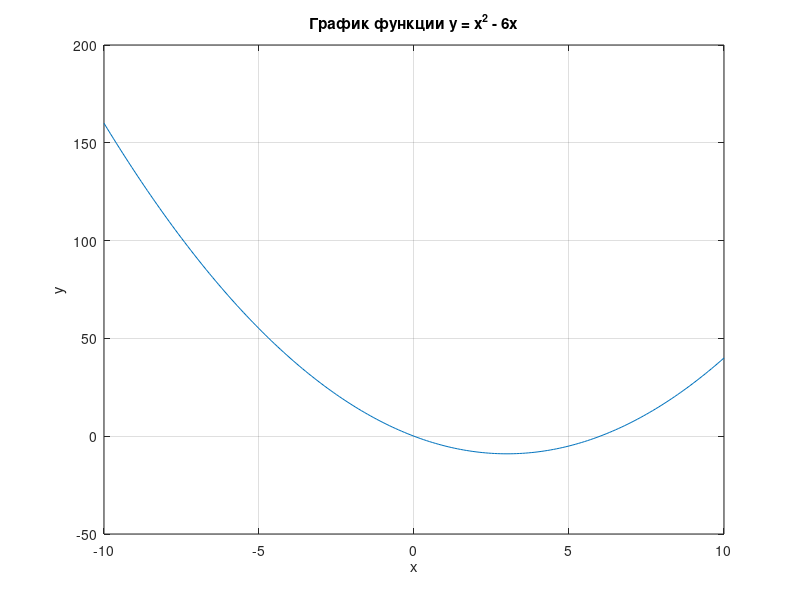

Write the MATLAB code that produced this figure.
x = -10:0.1:10; 


y = x.^2 - 6*x;

plot(x, y);

title('График функции y = x^2 - 6x');
xlabel('x');
ylabel('y');

grid on;